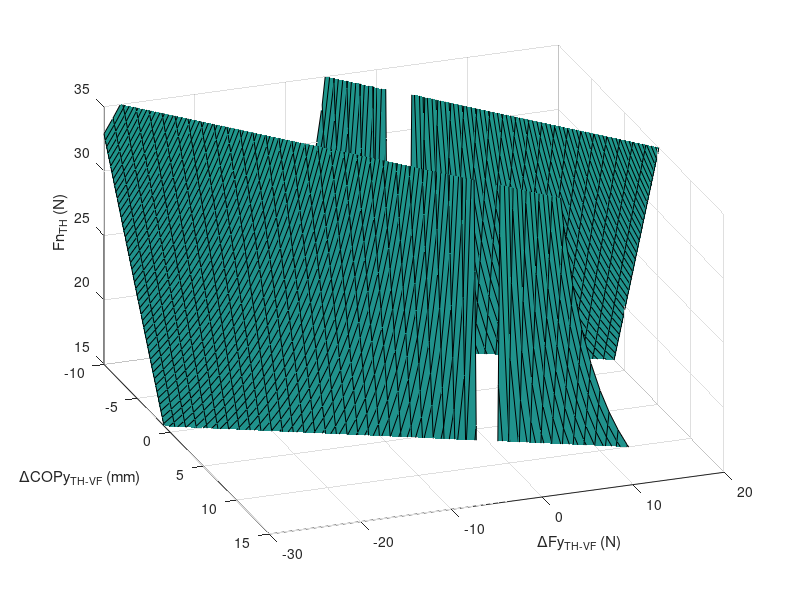

Here is the MATLAB script that generated this plot:

[dCOPy, dFy] = meshgrid(-50:50, -10:0.2:10);
hwidth = 29.6 * 2;
dCOPz = hwidth; Mcom = 395;
Fg = (dCOPz * dFy + Mcom) ./ dCOPy;
figure
surf(dFy, dCOPy, Fg)

hold on
Mcom = -395;
Fg = (dCOPz * dFy + Mcom) ./ dCOPy;
surf(dFy, dCOPy, Fg)

%%
xlim([-10, 15])
ylim([-30, 20])
zlim([15, 35])
grid on
set(gca, 'View', [70, 35])
% % % axis equal
xlabel('{\Delta}COPy_{TH-VF} (mm)');
ylabel('{\Delta}Fy_{TH-VF} (N)');
zlabel('Fn_{TH} (N)');